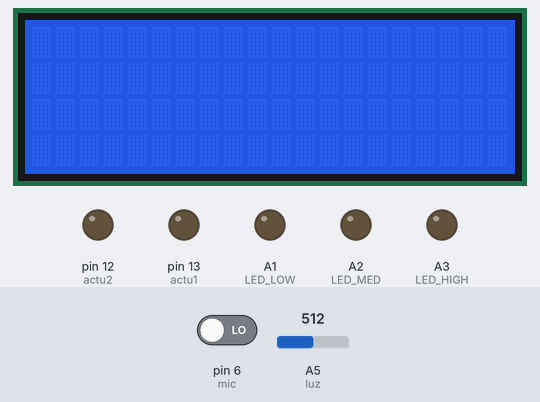
The sketch below on a simulated Arduino Uno, built with avr-gcc and run on an emulated ATmega328P. On the bench: 20×4 character LCD, output pins drawn as LEDs (lit = HIGH). Dashed ring = blinking. The test bench sets the inputs (shaded band); at power-on: pin 6 (mic) LOW, A5 (luz) = 512.

Above: at 1.2 s.
1.3 s: pin 6 (mic) driven HIGH
At 1.9 s:
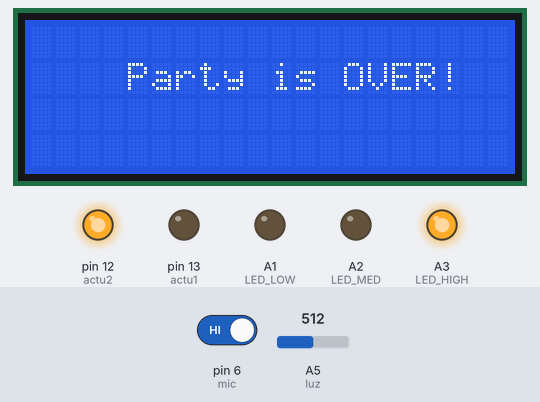
4.3 s: pin 6 (mic) driven LOW
At 5.52 s:
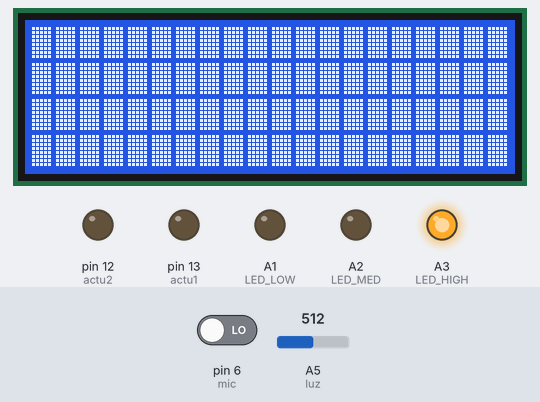
7.0 s: A5 (luz) set to 593
8.5 s: A5 (luz) set to 619
At 9.1 s:
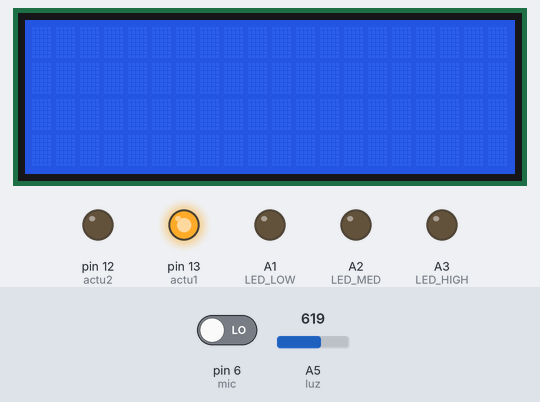
10.0 s: pin 6 (mic) driven HIGH
At 10.4 s:
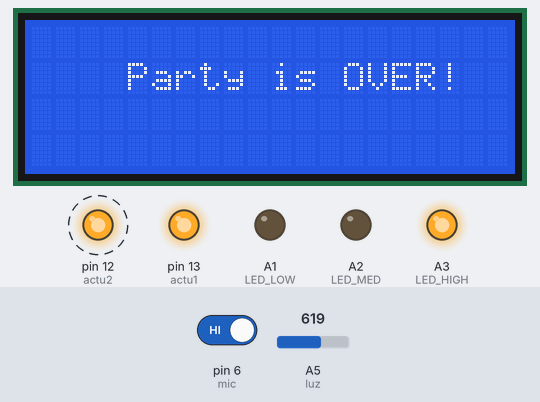
13.0 s: A5 (luz) set to 590
At 15.3 s:
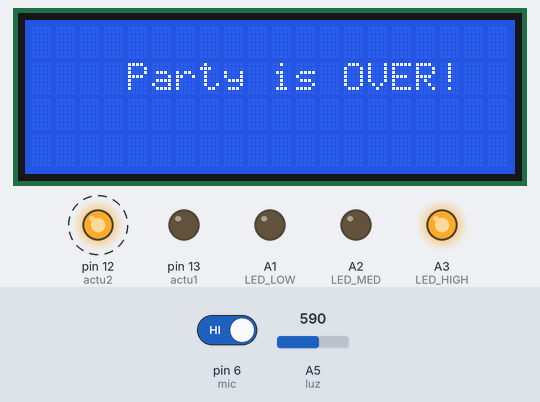
Timing chart, 0 to 16.8 s (numbered marks = the images above; inputs shaded):
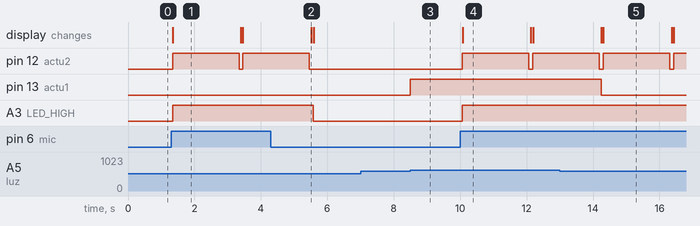

Measured:
- the behaviour switches between 600 and 601 on A5 (luz) (found by bisection; images 2 and 3)
- after the input at 1.3 s, pin 12 (actu2): LOW → HIGH after 0.05 s, → LOW 2.0 s later, → HIGH 0.10 s later; A3 (LED_HIGH): LOW → HIGH after 0.05 s; the display: changes after 0.05 s (image 1)
- after the input at 4.3 s, pin 12 (actu2): goes on until 5.5 s, then stays LOW; A3 (LED_HIGH): HIGH → LOW after 1.3 s
- after the input at 7.0 s, every drawn part: stays the same
- after the input at 8.5 s, pin 13 (actu1): LOW → HIGH at once
- after the input at 10.0 s, pin 12 (actu2): LOW → HIGH after 0.07 s, → LOW 2.0 s later, → HIGH 0.12 s later; A3 (LED_HIGH): LOW → HIGH after 0.07 s; the display: changes after 0.07 s (image 4)
- after the input at 13.0 s, pin 13 (actu1): HIGH → LOW after 1.3 s
- what the display in image 1 shows lasts 2.0 s, from 1.4 s to 3.4 s

The sketch:

2_LuzSonido.ino
```cpp
// 2_LuzSonido
#include <LiquidCrystal.h>

// Establece filas y columnas de //lcd
#define LCD_ROWS 4
#define LCD_COLS 20

// Objeto LiquidCrystal (RS, E, D4, D5, D6, D7) son (D7, D6, D5, D4, D3, D2) respectivamente
LiquidCrystal lcd(5, 4, 3, 2, 1, 0);

// Actuadores AC
#define actu1 13
#define actu2 12

// LEDs de sonido
#define LED_LOW A1
#define LED_MED A2
#define LED_HIGH A3

// Sensores
#define luz A5
#define mic 6

void setup() {
  lcd.begin(LCD_COLS, LCD_ROWS);
  lcd.noCursor();
  pinMode(luz, INPUT);
  pinMode(mic, INPUT);
  pinMode(actu1, OUTPUT);
  pinMode(actu2, OUTPUT);
  pinMode(LED_LOW, OUTPUT);
  pinMode(LED_MED, OUTPUT);
  pinMode(LED_HIGH, OUTPUT);

  // Estado incial actuadores desactivados
  digitalWrite(actu1, LOW);
  digitalWrite(actu2, LOW);
}

// Cada 1000 iteraciones detona el nivel de sonido
#define ITERACIONES 500
int bufferSonido = 0;
int mil = 0;

int millisElapsed = 0;

void loop() {

  // Nivel de fotorresistencia
  int lightLevel = analogRead(luz);

  // Si valor de fotorresistencia mayor a 700 (MUY ILUMINADO) activa actuador1
  if(lightLevel > 600)
    digitalWrite(actu1, 1);
  else
    digitalWrite(actu1, 0);

  // Si se detecta sonido, aumenta sonido
  if(digitalRead(mic))
    ++bufferSonido;

  if(mil == ITERACIONES){
    //Serial.println(bufferSonido);

    // NIVEL DE SONIDO SEGUN LED

    // PRIMERO APAGA TODOS LOS LEDS
    digitalWrite(LED_LOW, LOW);
    digitalWrite(LED_MED, LOW);
    digitalWrite(LED_HIGH, LOW);

    if(bufferSonido > 0)     // NIVEL DE SONIDO BAJO
        digitalWrite(LED_LOW, HIGH);
    if(bufferSonido > 70)    // NIVEL DE SONIDO MEDIO
        digitalWrite(LED_MED, HIGH);
    if(bufferSonido > 180){    // NIVEL DE SONIDO ALTO
        digitalWrite(LED_HIGH, HIGH);

        // Activa actuador 2
        digitalWrite(actu2, HIGH);

        // APaga todo led (excepto el de volumen alto)
        digitalWrite(LED_LOW, LOW);
        digitalWrite(LED_MED, LOW);

        // Imprime en pantalla mensaje de advertencia
        lcd.clear(); // Limpia lcd
        lcd.setCursor(4, 1);  //Posiciona en centro
        lcd.print("Party is OVER!");
        delay(2000);  // Delay
        // Desctiva actuador 2
        digitalWrite(actu2, LOW);
    }


   // Imprime animación de sonido en pantalla
   int cols = bufferSonido / 9;
   // Sobre quince porque el ancho de la pantalla es 20 y el VOL MAX es 260, por lo que 260 / 20 = 13
   // Cursor en inicial
   lcd.setCursor(0, 0);
   // Imprime en pantalla en toda fila el ancho de sonido detectado
   // Los espacios que no se imprimen se limpia, para visualizar mejor la animación
   for(int i = 0; i < 4; ++i){
    for(int j = 0; j < cols; ++j){
        lcd.setCursor(j, i);
        lcd.print((char)0xFF);
    }
    // Limpia los espacios en blanco y establece forma de flecha
    int x = cols;  // x valor final de columna (cols)
    // Forma de flecha (borra último caracter en primera y última fila)
    if(i == 0 || i == 3)
      --x;
    while(x < 20){
          lcd.setCursor(x, i);
          lcd.print(" ");
          ++x;
      }
    }

    bufferSonido = 0;   // Reinicia conteo de sonido
    mil = 0;            // Reinicia iterador
   }
   ++mil;
}
```
